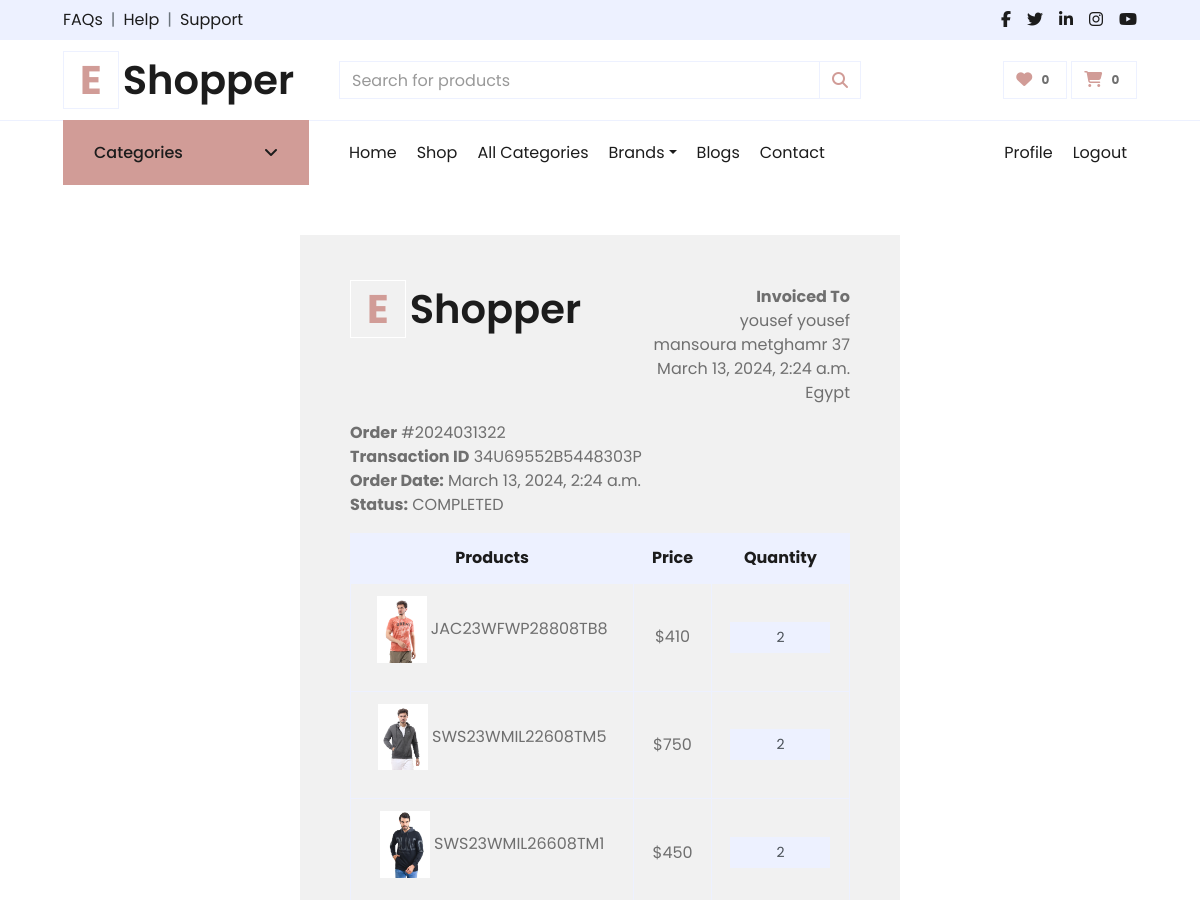
Before: /accounts/order_detail/2024031322/ (signed in, upper part) with the older database file.
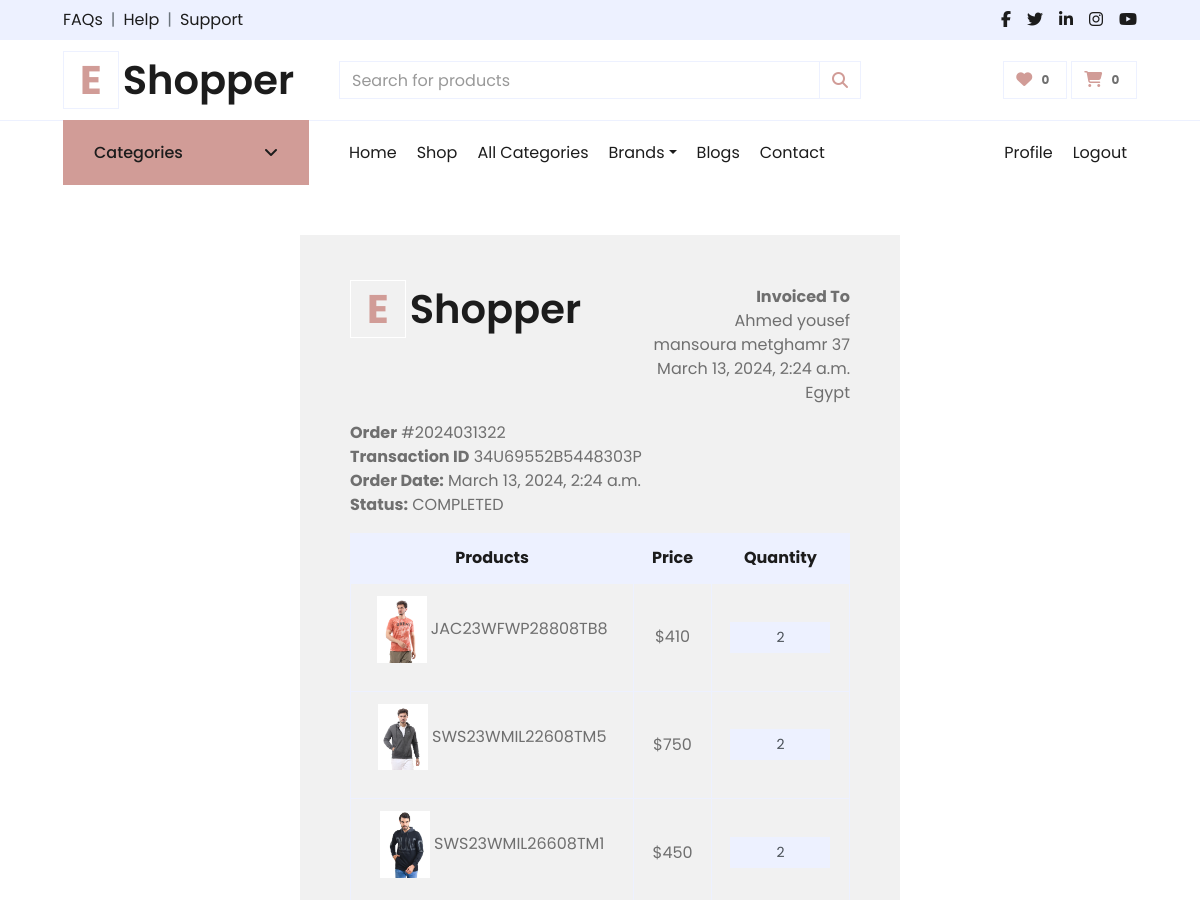
After: the same page with the newer database file.
### accounts/models.py (models this page shows, shortened)
class Profile(models.Model):
    user = models.OneToOneField(User,on_delete=models.CASCADE)
    address = models.CharField(max_length=50,blank=True , null=True)
    image = models.ImageField(upload_to='users_images/',blank=True , null=True)
    about = models.TextField(max_length=4000 , blank=True , null=True)
    country = models.CharField(max_length=50 ,blank=True, null=True)
    company = models.CharField(max_length=100 ,blank=True, null=True)
    address_line_1 = models.CharField( max_length=50 , blank=True , null=True)
    address_line_2 = models.CharField( max_length=50 , blank=True , null=True)
    headline = models.CharField(max_length=50 , blank=True, null=True)
    city = models.CharField(max_length=50 ,blank=True, null=True)
    def full_name(self):
        return f'{self.user.first_name} {self.user.last_name}'

class User(AbstractBaseUser):
    first_name      = models.CharField(max_length=50)
    last_name       = models.CharField(max_length=50)
    username        = models.CharField(max_length=50, unique=True)
    email           = models.EmailField(max_length=100, unique=True)
    phone_number    = models.CharField(max_length=50)
    date_joined     = models.DateTimeField(auto_now_add=True)
    last_login      = models.DateTimeField(auto_now_add=True)
    is_admin        = models.BooleanField(default=False)
    is_staff        = models.BooleanField(default=False)
    is_active        = models.BooleanField(default=False)
    is_superadmin        = models.BooleanField(default=False)
    USERNAME_FIELD = 'email'
    REQUIRED_FIELDS = ['username', 'first_name', 'last_name']
    objects = MyAccountManager()

### accounts/views.py (the view)
# urls.py: path('order_detail/<int:order_id>/' , views.order_detail , name="order_detail" ),
def order_detail(request,order_id):
    profile=Profile.objects.get(user=request.user)
    orders = Order.objects.get(order_number=order_id)
    order_detail = OrderProduct.objects.filter(order__order_number=order_id)
    subtotal = 0
    for i in order_detail:
        subtotal += i.product_price * i.quantity
    context = {
        'profile':profile,
        'orders':orders,
        'order_detail':order_detail,
        'subtotal':subtotal,
    }
    return render(request,'profile/order_detail.html',context)

### accounts/favourite_context.py (called while the page is built)
def counter(request):
    product_count = 0
    if request.user.is_authenticated:
        if 'admin' in request.path:
            return{}
        else :
            try :
                user_favourites = Product.objects.filter(like=request.user)
                product_count = user_favourites.count()
            except Product.DoesNotExist:
                product_count=0
    return dict(product_count=product_count)

### carts/cart_context.py (called while the page is built)
def cart_count(request):
    cart_counter = 0
    if 'admin' in request.path:
        return{}
    else:
        try:
            cart = Cart.objects.filter(cart_id=_cart_id(request))
            if request.user.is_authenticated:
                cart_items = CartItem.objects.all().filter(user=request.user)
            else:
                cart_items = CartItem.objects.all().filter(cart=cart[:1])
            for cart_item in cart_items:
                cart_counter += cart_item.quantity
        except Cart.DoesNotExist :
            cart_counter = 0
    return dict(cart_counter=cart_counter)

### carts/views.py (called while the page is built)
def _cart_id(request):
    cart = request.session.session_key
    if not cart:
        cart = request.session.create()
    return cart

### accounts/templates/profile/order_detail.html (shortened to what the changed rows need)
{% extends 'base.html' %}
{% load static %}
{% block body %}
<div class="container"
    style="margin: 0 auto;width: 50%;padding: 50px;background: #f1f1f1;margin-top: 50px;margin-bottom: 50px;">
    <div class="row invoice row-printable">
        <div class="col-md-12">
            <div class="panel panel-default plain" id="dash_0">
                <div class="panel-body p30">
                    <div class="row">
                        <div class="col-lg-6">
                            <a href="/" class="text-decoration-none">
                                <h1 class="mb-4 display-5 font-weight-semi-bold"><span
                                        class="text-primary font-weight-bold border border-white px-3 mr-1">E</span>{{about_site.site_name}}
                                </h1>
                            </a>
                        </div>
                        <div class="col-lg-6">
                            <div class="invoice-from">
                                <ul class="list-unstyled text-right">
                                    <li><strong>Invoiced To</strong></li>
                                    <li>{{profile.full_name}}</li>
                                    <li>{{orders.full_address}} 37</li>
                                    <li>{{orders.created_at}}</li>
                                    <li>{{orders.country}}</li>
                                </ul>
                            </div>
                        </div>
                        <div class="col-lg-12">
                            <div class="invoice-items">
                                <div class="table-responsive" style="overflow: hidden; outline: none;" tabindex="0">
                                    <table class="table table-bordered text-center mb-0">
                                        <thead class="bg-secondary text-dark">
                                            <tr>
                                                <th>Products</th>
                                                <th>Price</th>
                                                <th>Quantity</th>
                                            </tr>
                                        </thead>
                                    </table>
                                </div>
                            </div>
                            <br>
                        </div>
                    </div>
                </div>
            </div>
        </div>
    </div>
</div>
{% endblock %}

Changed rows visible on the page:
changed Profile: full_name "yousef yousef" → "Ahmed yousef"
